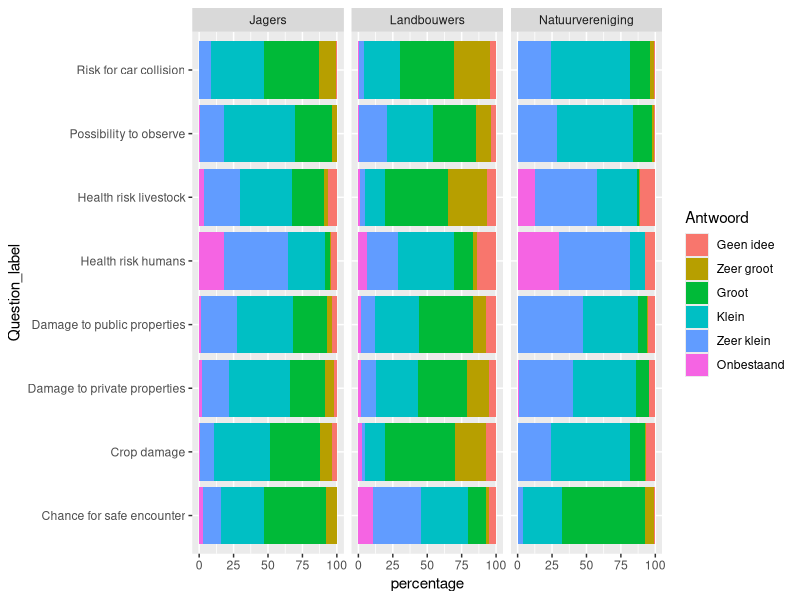
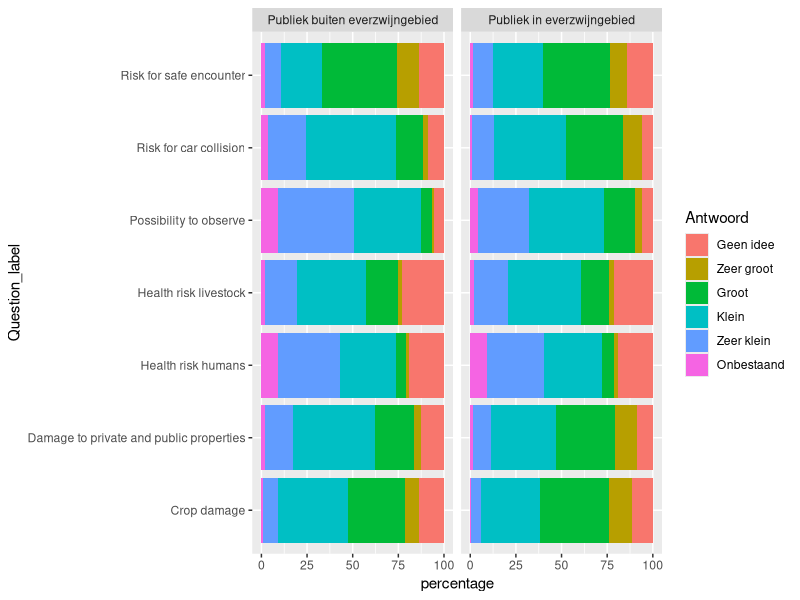

Write the R code that produced these figures, in order.
## ---- chunk 1
library(tidyverse)
library(ggplot2)
## ---- chunk 2
Impacts_data <- read.csv("./dashboard/input/maatschappelijke_draagkracht/F14_3_data.csv",
                         sep = ",",
                         header = TRUE)

## ---- chunk 3
stakeholders <- c('Jagers', 'Landbouwers', 'Natuurvereniging')

Impacts_stakeholders <- Impacts_data %>%
  filter(Sector %in% stakeholders)

Impacts_stakeholders$Antwoord <- factor(Impacts_stakeholders$Antwoord , 
                                    levels = c('Geen idee', 'Zeer groot', 'Groot',
                                               'Klein', 'Zeer klein', 'Onbestaand'))

plot_Impacts_stakeholders <- ggplot(data = Impacts_stakeholders,
                           aes(x = percentage,
                               y = Question_label,
                               fill = Antwoord)) +
  geom_bar(stat = "identity", 
           position = "stack") +
  facet_grid( ~ Sector)

plot_Impacts_stakeholders
## ---- chunk 4
breed_publiek <- c('Publiek buiten everzwijngebied', 'Publiek in everzwijngebied')

Impacts_breed_publiek <- Impacts_data %>%
  filter(Sector %in% breed_publiek)

Impacts_breed_publiek$Antwoord <- factor(Impacts_breed_publiek$Antwoord , 
                                    levels = c('Geen idee', 'Zeer groot', 'Groot',
                                               'Klein', 'Zeer klein', 'Onbestaand'))

plot_Impacts_breed_publiek <- ggplot(data = Impacts_breed_publiek,
                           aes(x = percentage,
                               y = Question_label,
                               fill = Antwoord)) +
  geom_bar(stat = "identity", 
           position = "stack") +
  facet_grid( ~ Sector)

plot_Impacts_breed_publiek
